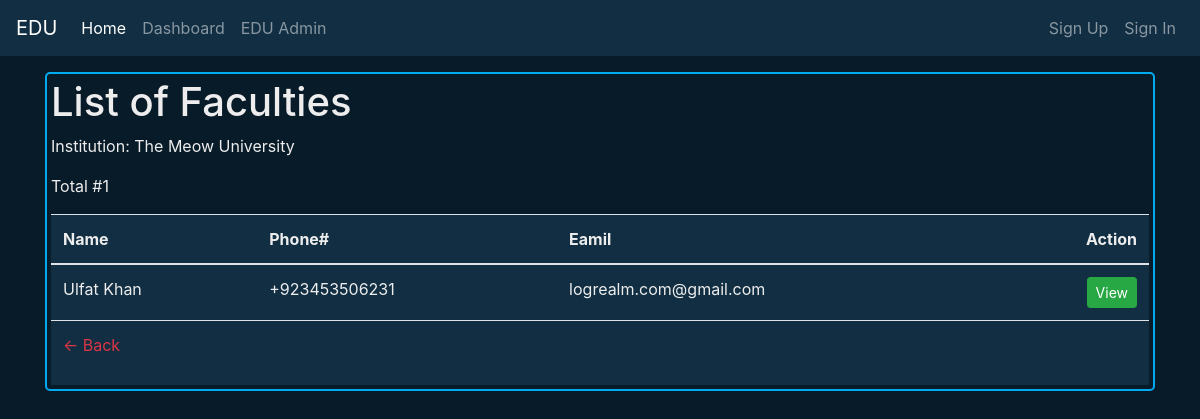
Screenshot of /edu/The_Meow_University6b5c9/f/faculties-list/ with the database file from the repository.
### edu/models.py (models this page shows, shortened)
class xEduInstitution(models.Model):
    OwnerOfX = models.OneToOneField(User, on_delete=models.CASCADE)
    name = models.CharField(max_length=150)
    typeOfInstitution = models.ForeignKey(InstitutionType, on_delete=models.CASCADE)
    uuid = models.UUIDField(default=uuid.uuid4,editable=False)
    email = models.EmailField()
    country = CountryField()
    phone = models.CharField(max_length=20)
    address = models.CharField(max_length=255)
    picture = models.ImageField(upload_to=upload_path, blank=True)
    registration_date = models.DateField(default=timezone.now , editable=False)
    pk_key = models.CharField( unique=True, max_length=255)
    active = models.BooleanField(default=True)
    def __str__(self):
        return self.name

### edu_members/models.py (models this page shows, shortened)
class eduFaculty(models.Model):
    edu = models.ForeignKey(xEduInstitution , on_delete=models.CASCADE)
    user = models.OneToOneField(User, on_delete=models.CASCADE)
    dataForm = models.ForeignKey(jobCvForm, on_delete=models.CASCADE)
    uuid = models.UUIDField(default=uuid.uuid4, editable=False)
    eduID = models.CharField(max_length=50,null=True,blank=True)
    joinedAt = models.DateField(default=timezone.now,editable=False)
    disable = models.BooleanField(default=False)
    ex_Faculty = models.BooleanField(default=False)
    equiet = models.BooleanField(default=False)
    suspend = models.BooleanField(default=False)

### gen_user/models.py (models this page shows, shortened)
class GenUser(AbstractBaseUser, PermissionsMixin):
    user = models.OneToOneField(User, null=True, blank=True, on_delete=models.CASCADE)
    first_name = models.CharField(max_length=30)
    last_name = models.CharField(max_length=30,null=True, blank=True,)
    username = models.CharField(max_length=150, unique=True)
    password = models.CharField(max_length=128)
    father_name = models.CharField(max_length=255)
    PhoneNumber = models.CharField(blank=True,null=True,max_length=30)
    email = models.EmailField(max_length=255, unique=True)
    picture = models.ImageField(upload_to=upload_path, blank=True)
    uuid = models.UUIDField(default=uuid.uuid4, editable=False)
    cnic = models.CharField(max_length=15,unique=True)
    DOB = models.DateField()
    country = CountryField()
    sex = models.CharField(max_length=10,choices=(('male', 'Male'), ('female', 'Female'), ('other', 'Other')))
    join_date = models.DateTimeField(default=timezone.now , editable=False)
    pk_key = models.CharField(max_length=255, unique=True)
    email_verification_token = models.CharField(max_length=255, null=True, blank=True)
    emailConformation = models.BooleanField(default=False)
    PhoneNumberConformation = models.BooleanField(default=False)
    PaidMember = models.BooleanField(default=False)
    is_active = models.BooleanField(default=True)
    is_staff = models.BooleanField(default=False)
    USERNAME_FIELD = 'username'
    REQUIRED_FIELDS = ['username']
    objects = UserManager()
    groups = models.ManyToManyField(
        'auth.Group', related_name='custom_users', blank=True)
    user_permissions = models.ManyToManyField(
        'auth.Permission', related_name='custom_users', blank=True)

### edu_members/views.py (the view)
# urls.py: path('f/faculties-list/',ListOfEduFaculties.as_view(),name="facultiesList"),
class ListOfEduFaculties(ListView):
    model = eduFaculty
    template_name = "members/facultyList.html"
    context_object_name = 'allFaculties'
    def get(self,request,pk_key):
        edu = get_object_or_404(xEduInstitution,pk_key=pk_key)
        listOfFaculties = eduFaculty.objects.filter(edu=edu)
        numOfFaculties = listOfFaculties.count()
        contx = {
            'edu':edu,
            self.context_object_name:listOfFaculties,
            'countFlty':numOfFaculties,
        }
        return render(request,self.template_name,contx)

### templates/members/facultyList.html (shortened to what this page needs)
{% extends 'base.html' %}
{% block contx %}
<div class="txt-clr cs-card">
    <h1>List of Faculties</h1>
    <p>Institution: {{edu}}</p>
    <p>Total #{{countFlty}}</p>
    <div class="table-responsive  bg-snd">
        <table class="table txt-clr">
            <thead>
                <tr>
                    <th>Name</th>
                    <th>Phone#</th>
                    <th>Eamil</th>
                    <th>
                        <span class="float-right">Action</span>
                    </th>
                </tr>
            </thead>
            <tbody>
                {% for Faculty in allFaculties.all %}
                    <tr>
                        <td>
                            {% if Faculty.user.get_full_name %}
                            {{Faculty.user.get_full_name}}
                            {% else %}
                            {{ Faculty }}
                            {% endif %}
                        </td>
                        <td>{{ Faculty.user.genuser.PhoneNumber }}</td>
                        <td>{{ Faculty.user.genuser.email }}</td>
                        <td>
                            <a class="btn btn-success btn-sm float-right" href="{% url 'eduFacultyP' edu.pk_key Faculty.eduID %}"><span>View</span></a>
                        </td>
                    </tr>
                    {% empty %}
                    <tr>
                        <td colspan="6">No Faculty found.</td>
                    </tr>
                {% endfor %}
                <tr>
                    <td colspan="6">
                        <a class="text-danger float-left" href="{% url 'eduAdmin' edu.pk_key  %}"> &larr; Back</a>
                    </td>
                </tr>
            </tbody>
        </table>
    </div>
</div>
{% endblock contx %}

### static/css/main.css (style rules this page uses)
:root { --bg-color:#081b29; --second-bg-color:#112e42; --text-color:#ededed; --main-color:#00abf0; }
html { overflow-x:hidden ; }
body { background-color: var(--bg-color) !important ; }
.bg-fst { background-color:var(--bg-color) !important; }
.bg-snd { background-color:var(--second-bg-color) !important; }
.txt-clr { color: var(--text-color) !important; }
.cs-card { background-color: var(--bg-color) !important; color: var(--text-color) !important; border: 2px solid var(--main-color) !important; border-radius: 5px !important; min-height: 45px; padding: 4px; }

### rows the page displays
xEduInstitution: name "The Meow University"
eduFaculty: user.get_full_name "Ulfat Khan", user.genuser.PhoneNumber "+923453506231", user.genuser.email "logrealm.com@gmail.com"

### other values shown
{{ countFlty }} "1"
